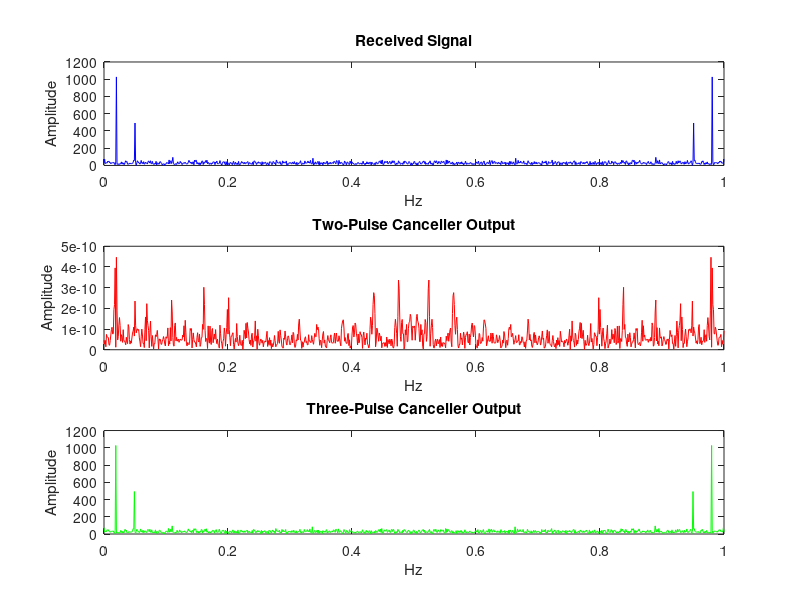

The MATLAB source for this figure:
% 雷达杂波仿真参数
Fs = 1000; % 采样频率
T = 1/Fs; % 采样间隔
t = 0:T:1; % 1秒的时间
num_samples = length(t);

% 生成飞机、鸟类和低杂波信号
aircraft_signal = cos(2*pi*50*t); % 假设飞机信号频率为50Hz
bird_signal = 2*cos(2*pi*20*t); % 假设鸟类信号频率为20Hz
clutter_signal = randn(1, num_samples); % 低杂波信号

% 合成总体信号
received_signal = aircraft_signal + bird_signal + clutter_signal;

% 二脉冲对消
range_cells = 1:num_samples;
PRI = 10; % 两个脉冲之间的脉冲重复间隔
doppler_cells = linspace(-Fs/2, Fs/2, num_samples);

w = exp(-1i * 2 * pi * doppler_cells * PRI);
% 生成两个脉冲的权重
weight_pulse1 = exp(-1i * 2 * pi * range_cells / num_samples);
weight_pulse2 = exp(-1i * 2 * pi * range_cells / num_samples).*w;

% 二脉冲对消
output_signal_2pulse = received_signal .* (weight_pulse1 - weight_pulse2);

% 三脉冲对消
weight_pulse3 = exp(-1i * 2 * pi * range_cells / num_samples) .* exp(-1i * 2 * pi * doppler_cells * PRI * 2);

% 三脉冲对消
output_signal_3pulse = received_signal .* (weight_pulse1 - weight_pulse2 + weight_pulse3);

% 显示结果
figure;
subplot(3, 1, 1);
plot(t, abs(fft(received_signal)), 'b');
title('Received Signal');
xlabel('Hz');
ylabel('Amplitude');

subplot(3, 1, 2);
plot(t, abs(fft(output_signal_2pulse)), 'r');
title('Two-Pulse Canceller Output');
xlabel('Hz');
ylabel('Amplitude');

subplot(3, 1, 3);
plot(t, abs(fft(output_signal_3pulse)), 'g');
title('Three-Pulse Canceller Output');
xlabel('Hz');
ylabel('Amplitude');
